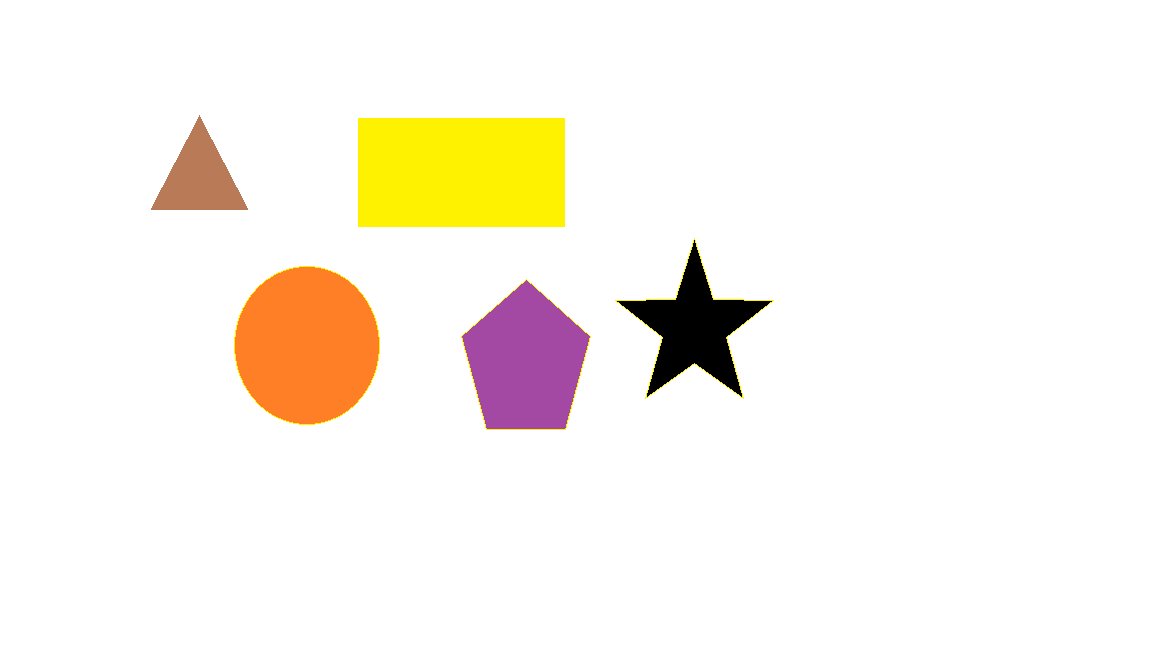
#> input picture gb1.png, 1152 x 648 px; its folder holds 3 pictures in this run
$ python Hitam.py
#> lines starting #> are read from the running program, lines starting #| are printed output that depends on the picture; after the words box and inside, x2 and y2 are one past the last pixel; in counts of white or black regions, pixels touching at a corner belong together
import cv2
import numpy as np
for i in range(1,4):
 img=cv2.imread('gb'+str(i)+'.png',1)
#> img is the input picture: shape (648, 1152, 3); mean B, G, R 236.2, 244.7, 250.1
 hsv = cv2.cvtColor(img, cv2.COLOR_BGR2HSV)
#> hsv: shape (648, 1152, 3); mean H, S, V 3.9, 16.6, 250.1

 lower_warna = np.array([0, 0, 0])
 upper_warna = np.array([255, 255, 150])
 mask1 = cv2.inRange(hsv, lower_warna, upper_warna)
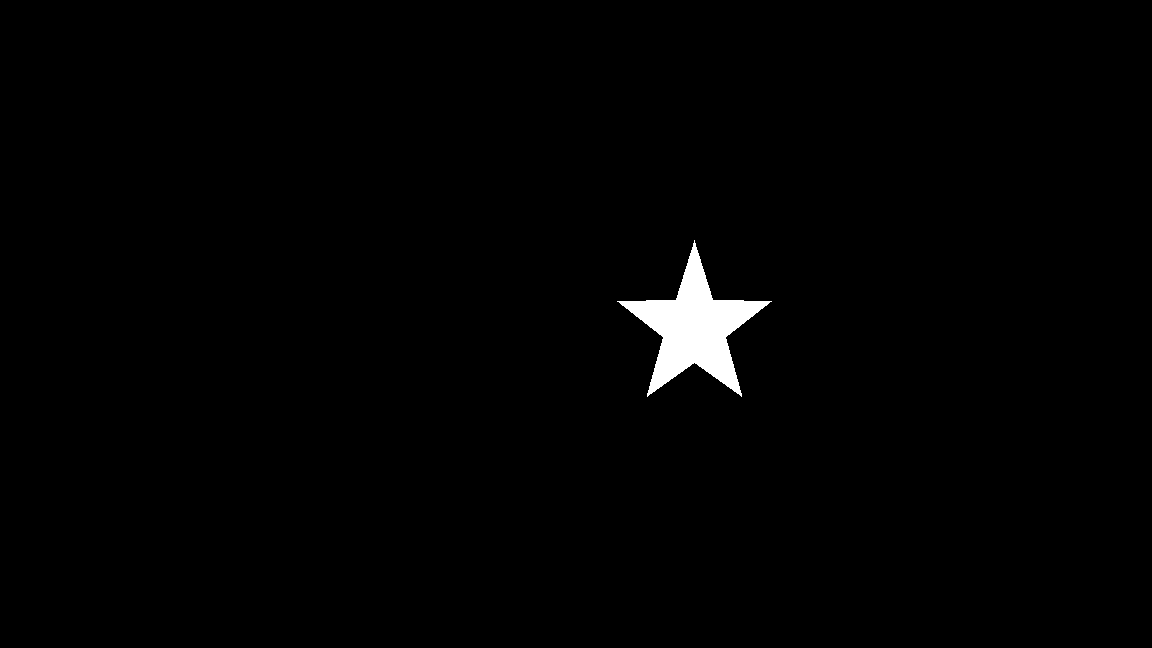
#> mask1: shape (648, 1152); 1.1% white; 1 white region, box (x1, y1, x2, y2) and area: (617, 240, 772, 397) 8314

 mask = mask1

 new_img = cv2.bitwise_and(img, img, mask = mask)
#> new_img: shape (648, 1152, 3); every value is 0

 cv2.imshow('mask',mask)
 cv2.imshow('image', img)

 cv2.waitKey(0)
 cv2.destroyAllWindows()
#> pass 2 of the loop `for i in range(1,4):`:
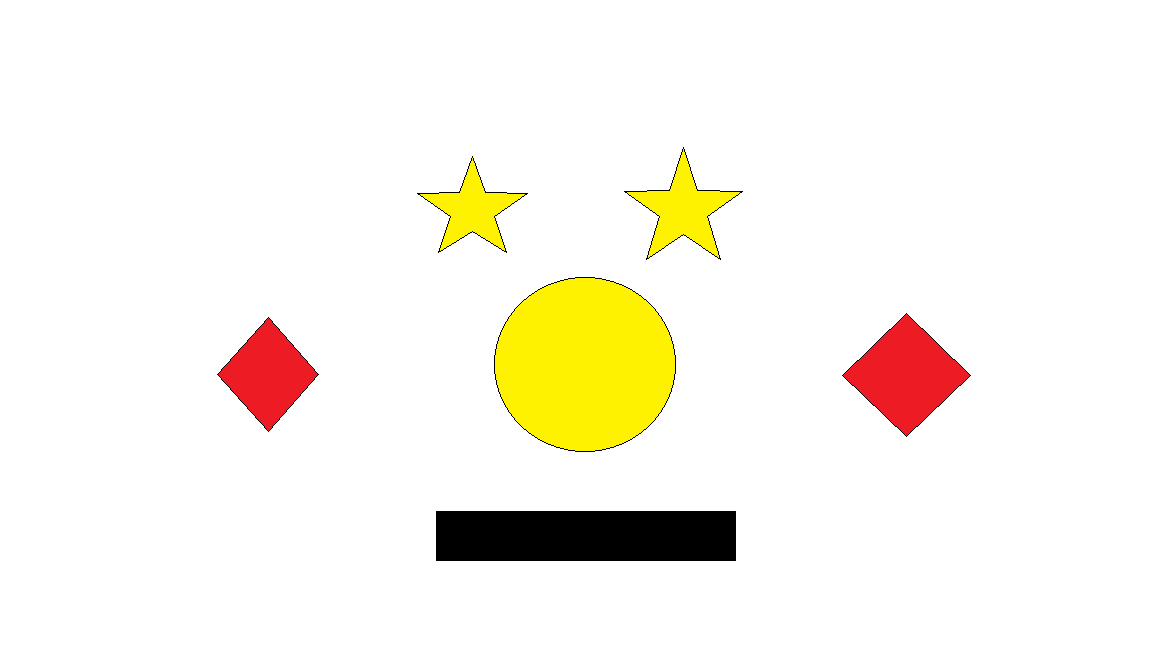
#> input picture gb2.png, 1152 x 648 px
#> img is the input picture: shape (648, 1152, 3); mean B, G, R 234.4, 244.6, 249
#> hsv: shape (648, 1152, 3); mean H, S, V 4.4, 15, 249
#> `mask1 = cv2.inRange(hsv, lower_warna, upper_warna)`:
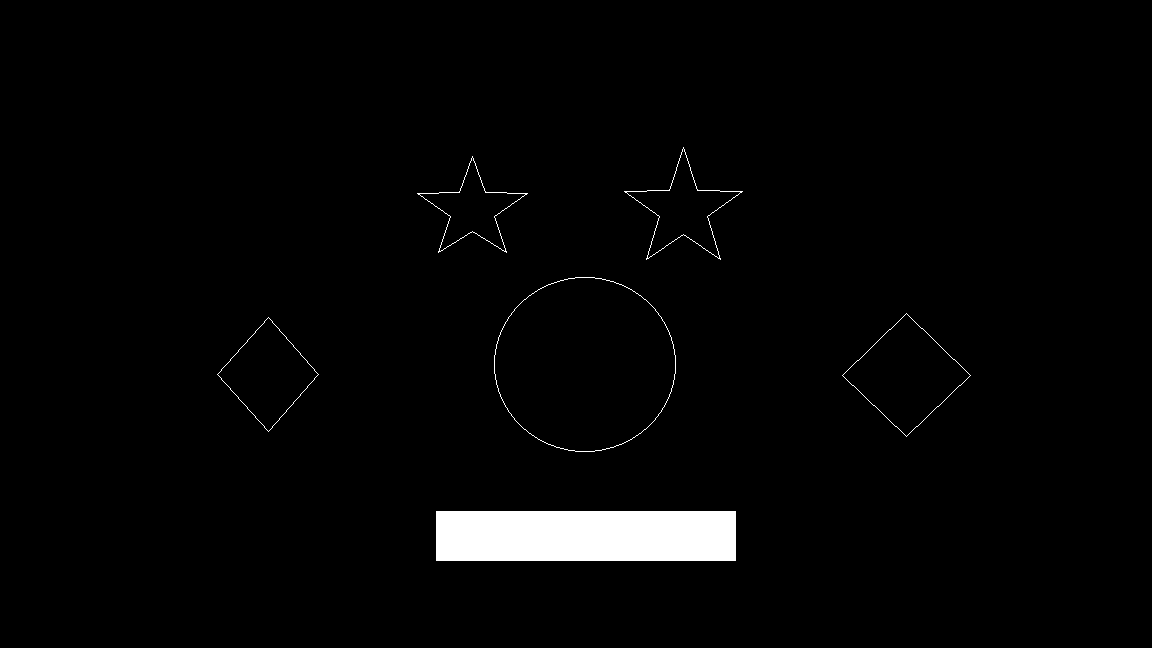
#> mask1: shape (648, 1152); 2.2% white; 6 white regions, box (x1, y1, x2, y2) and area: (436, 511, 736, 561) 15000, (494, 277, 676, 452) 502, (624, 147, 743, 260) 405, (417, 156, 528, 253) 361, (842, 313, 971, 437) 256, (217, 317, 319, 432) 228
#> pass 3 of the loop `for i in range(1,4):`:
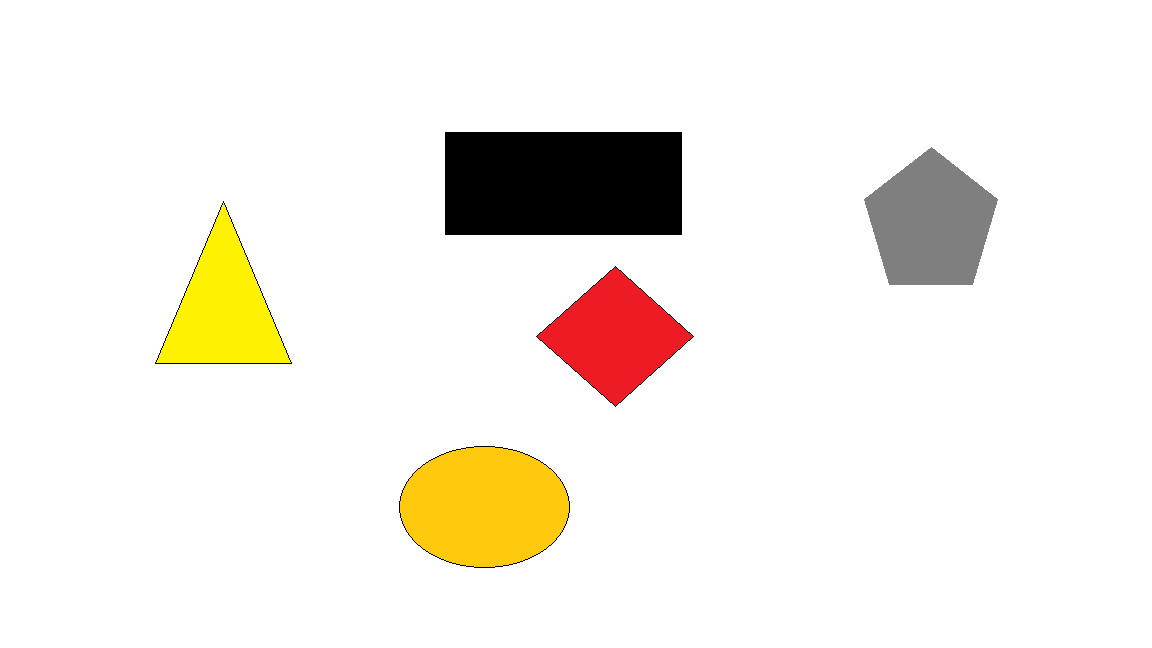
#> input picture gb3.png, 1152 x 648 px
#> img is the input picture: shape (648, 1152, 3); mean B, G, R 232, 239.4, 243.8
#> hsv: shape (648, 1152, 3); mean H, S, V 3.5, 12.1, 243.8
#> `mask1 = cv2.inRange(hsv, lower_warna, upper_warna)`:
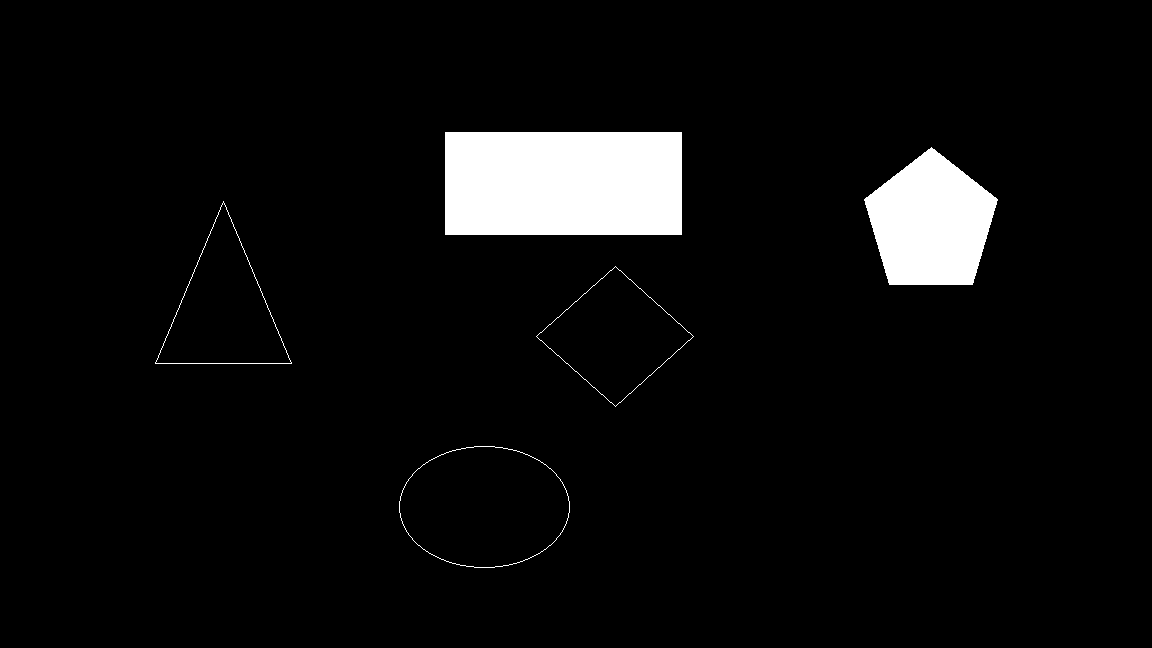
#> mask1: shape (648, 1152); 5.1% white; 5 white regions, box (x1, y1, x2, y2) and area: (445, 132, 682, 235) 24411, (864, 147, 998, 285) 12832, (155, 201, 292, 364) 459, (399, 446, 570, 568) 418, (536, 266, 694, 407) 314
#> `new_img = cv2.bitwise_and(img, img, mask = mask)`:
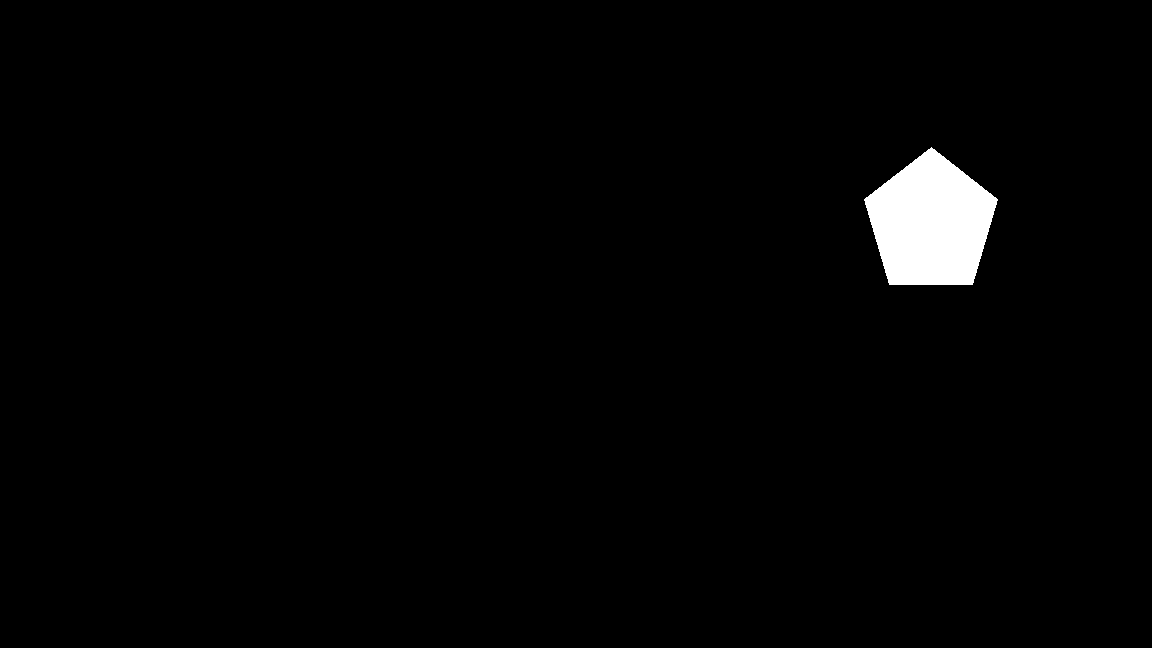
#> new_img: shape (648, 1152, 3); values 0 (black) and 127 (white), 1.7% white; 1 white region, box (x1, y1, x2, y2) and area: (864, 147, 998, 285) 12832
